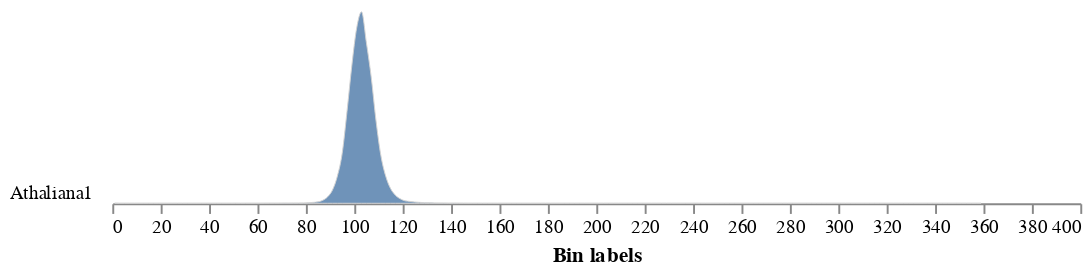

Notebook cell for this chart:
### Markdown cell above
## Extract color traits from your sample using *pcv.analyze.color()*

Inputs:

* img           = RGB image for debugging
* labeled_mask  = Grayscale mask with unique pixel value per object of interest
* n_labels      = Total number expected individual objects (default = 1).
* colorspaces   = 'all', 'rgb', 'lab', or 'hsv' (default = 'hsv')
* label         = Modifies the variable name of observations recorded (default = "default").

Returns:
* analysis_image  = histogram output

### Code cell
# Measure the color properties of the plant
pcv.params.debug = "plot"
color_hist = pcv.analyze.color(rgb_img=img,
                               labeled_mask=labeled_mask,
                               n_labels=num,
                               colorspaces="hsv",
                               label="Athaliana"
                              )

### Figure 1 — Vega-Lite specification as saved in the notebook (floating-point values rounded to 4 significant figures; data arrays with more than 128 entries replaced by an {"elided": "..."} marker saying what was removed)
{"config": {"view": {"continuousWidth": 300, "continuousHeight": 300, "stroke": null}, "axis": {"grid": false}, "facet": {"columns": 1, "spacing": 0}, "title": {"anchor": "end"}}, "data": {"name": "data-99d09ee22608805d6c3e2e12f1362e60"}, "facet": {"field": "sample", "header": {"labelAngle": 0, "labelAlign": "left", "labelOrient": "left"}, "title": null, "type": "nominal"}, "spec": {"mark": {"type": "area", "fillOpacity": 0.8, "interpolate": "monotone", "stroke": "lightgray", "strokeWidth": 0.5}, "encoding": {"x": {"field": "label", "title": "Bin labels", "type": "quantitative"}, "y": {"axis": null, "field": "value", "scale": {"range": [10, -100]}, "type": "quantitative"}}, "height": 10, "width": 500}, "bounds": "flush", "$schema": "https://vega.github.io/schema/vega-lite/v5.8.0.json", "datasets": {"data-99d09ee22608805d6c3e2e12f1362e60": {"elided": "180 records"}}}
